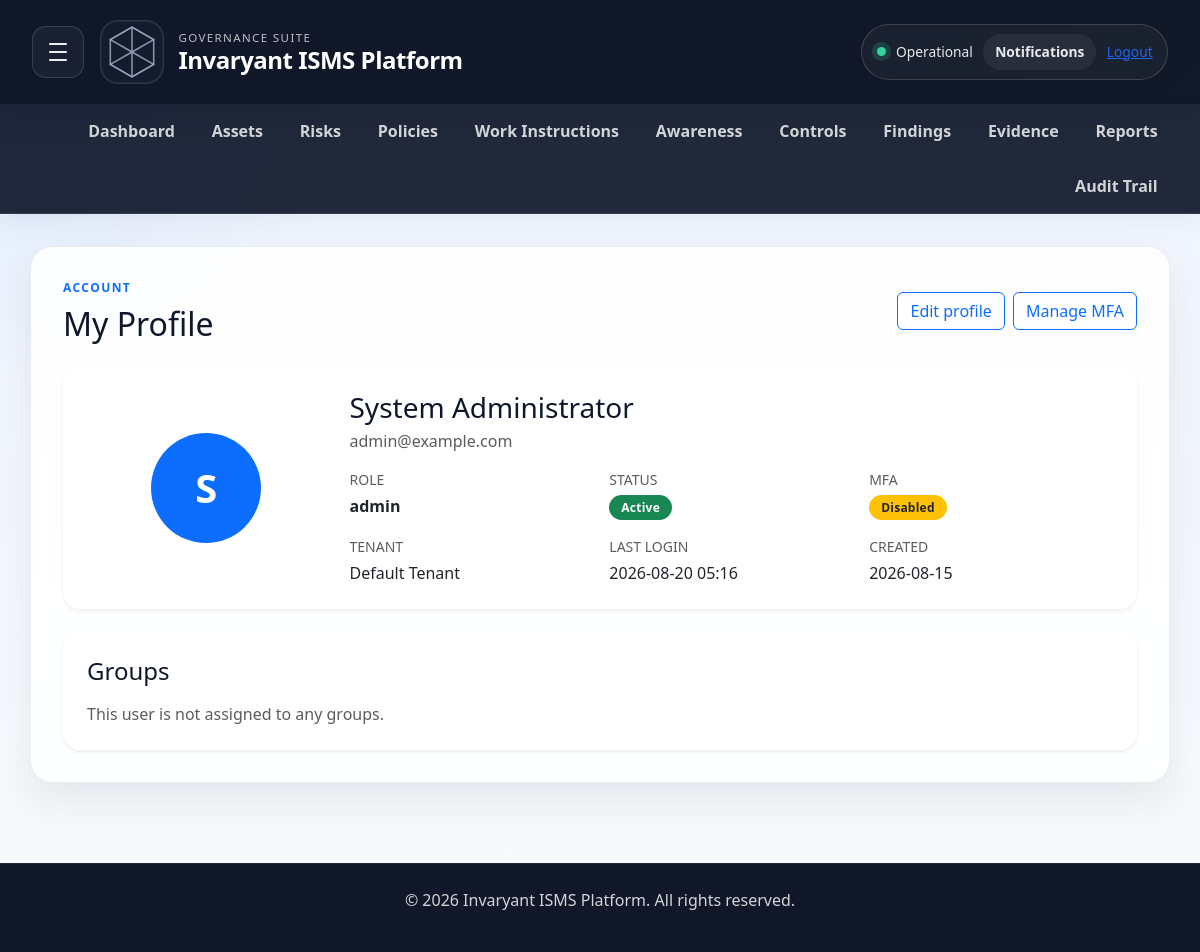
The app's page /profile (signed in), older data.
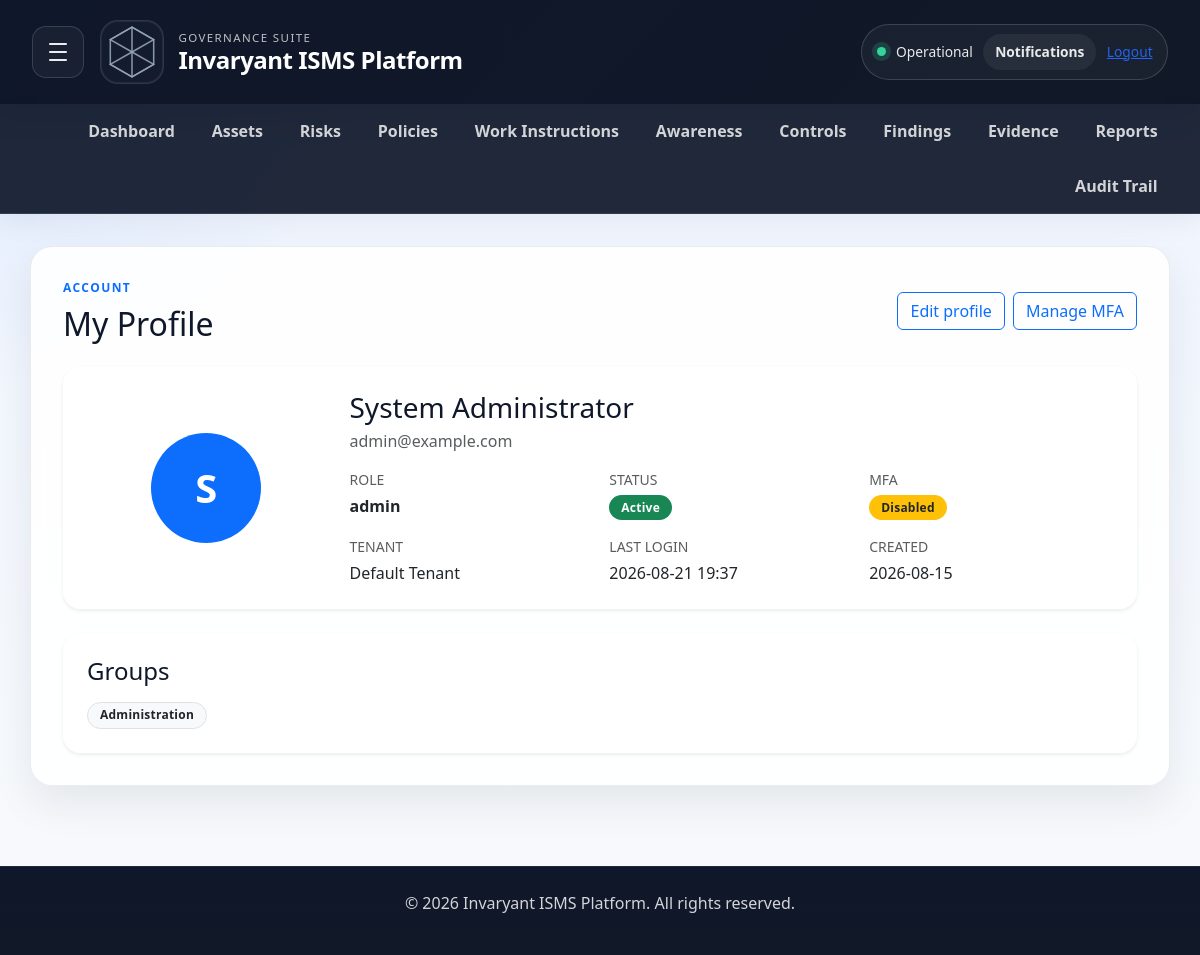
The same page, newer data.
### app/models.py (models this page shows, shortened)
class User(UserMixin, db.Model):
    __tablename__ = 'users'
    __table_args__ = (
        db.Index('ix_users_tenant_id', 'tenant_id'),
        db.Index('ix_users_role_id', 'role_id'),
        db.Index('ix_users_email', 'email'),
    )
    id = db.Column(db.Integer, primary_key=True)
    tenant_id = db.Column(db.Integer, db.ForeignKey('tenants.id'), nullable=False)
    email = db.Column(db.String(255), unique=True, nullable=False)
    password_hash = db.Column(db.String(255), nullable=False)
    full_name = db.Column(db.String(200), nullable=False)
    role_id = db.Column(db.Integer, db.ForeignKey('roles.id'), nullable=False)
    is_active = db.Column(db.Boolean, default=True)
    mfa_enabled = db.Column(db.Boolean, default=False)
    mfa_secret = db.Column(db.String(64), nullable=True)
    profile_photo_path = db.Column(db.String(500), nullable=True)
    created_at = db.Column(db.DateTime, default=datetime.utcnow)
    last_login_at = db.Column(db.DateTime, nullable=True)
    role = db.relationship('Role', backref='users')

class UserGroup(db.Model):
    __tablename__ = 'user_groups'
    __table_args__ = (
        db.Index('ix_user_groups_tenant_id', 'tenant_id'),
    )
    id = db.Column(db.Integer, primary_key=True)
    tenant_id = db.Column(db.Integer, db.ForeignKey('tenants.id'), nullable=False)
    name = db.Column(db.String(200), nullable=False)
    description = db.Column(db.Text, nullable=True)
    created_at = db.Column(db.DateTime, default=datetime.utcnow)
    users = db.relationship(
        'User',
        secondary='user_group_memberships',
        backref=db.backref('groups', lazy='dynamic'),
        lazy='dynamic',
    )

### app/routes.py (the view)
@main.route('/profile')
@login_required
def profile():
    user = User.query.filter_by(id=current_user.id, tenant_id=current_user.tenant_id).first_or_404()
    groups = user.groups.all() if hasattr(user.groups, 'all') else []
    return render_template('user_profile.html', user=user, groups=groups)

### app/templates/user_profile.html (shortened to what the changed rows need)
{% extends "base.html" %}
{% block content %}
<div class="d-flex justify-content-between align-items-center mb-4">
    <div>
        <h2 class="mb-0">{% if is_detail_view %}User Profile{% else %}My Profile{% endif %}</h2>
    </div>
</div>
<div class="card shadow-sm border-0">
    <div class="card-body p-4">
        <div class="row g-4 align-items-center">
            <div class="col-md-3 text-center">
                {% if user.profile_photo_path %}
                    <img src="{{ url_for('main.user_profile_photo', user_id=user.id) }}" alt="Profile photo" class="rounded-circle border mx-auto d-block" style="width: 110px; height: 110px; object-fit: cover;">
                {% else %}
                    <div class="rounded-circle bg-primary text-white d-flex align-items-center justify-content-center mx-auto" style="width: 110px; height: 110px; font-size: 2.5rem; font-weight: 600;">
                        {{ user.full_name[0]|upper if user.full_name else 'U' }}
                    </div>
                {% endif %}
            </div>
            <div class="col-md-9">
                <h3 class="mb-1">{{ user.full_name }}</h3>
                <p class="text-muted mb-3">{{ user.email }}</p>
                <div class="row g-3">
                    <div class="col-sm-6 col-lg-4">
                    </div>
                    <div class="col-sm-6 col-lg-4">
                    </div>
                    <div class="col-sm-6 col-lg-4">
                    </div>
                    <div class="col-sm-6 col-lg-4">
                    </div>
                    <div class="col-sm-6 col-lg-4">
                        <div class="small text-uppercase text-muted mb-1">Last login</div>
                        <div>{{ user.last_login_at.strftime('%Y-%m-%d %H:%M') if user.last_login_at else 'Never' }}</div>
                    </div>
                    <div class="col-sm-6 col-lg-4">
                        <div class="small text-uppercase text-muted mb-1">Created</div>
                        <div>{{ user.created_at.strftime('%Y-%m-%d') if user.created_at else 'Unknown' }}</div>
                    </div>
                </div>
            </div>
        </div>
    </div>
</div>
<div class="card shadow-sm border-0 mt-4">
    <div class="card-body p-4">
        <h4 class="mb-3">Groups</h4>
        {% if groups %}
        <div class="d-flex flex-wrap gap-2">
            {% for group in groups %}
            <span class="badge bg-light text-dark border">{{ group.name }}</span>
            {% endfor %}
        </div>
        {% else %}
        <p class="text-muted mb-0">This user is not assigned to any groups.</p>
        {% endif %}
    </div>
</div>
{% endblock %}

Row changes from the older to the newer data that the page shows:
changed User "System Administrator": last_login_at "2026-08-20 05:16" → "2026-08-21 19:37"
added UserGroup: name "Administration"
Text that changed along with them:
text no longer shown: "This user is not assigned to any groups."
